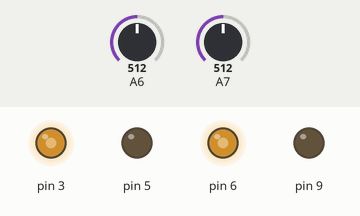
This sketch was run on a simulated Arduino Uno, built with avr-gcc and run on an emulated ATmega328P. On the bench: output pins drawn as LEDs (lit = HIGH). Dashed ring = blinking. Inputs (shaded band) come from the test bench; at power-on: A6 = 512, A7 = 512.

Above: at 1.2 s.
1.3 s: A6 set to 491
At 2.0 s:
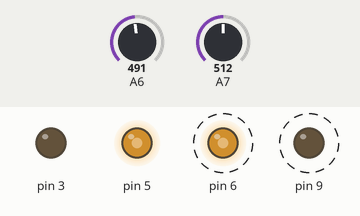
4.3 s: A7 set to 489
At 5.7 s:
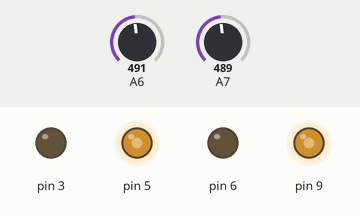
6.0 s: A6 set to 511
At 6.7 s:
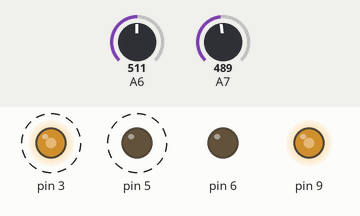
9.0 s: A6 set to 306
At 9.6 s:
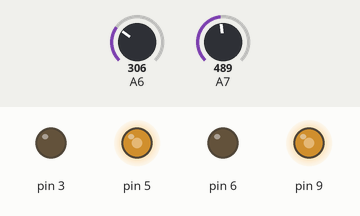
10.7 s: A6 set to 716
At 11.4 s:
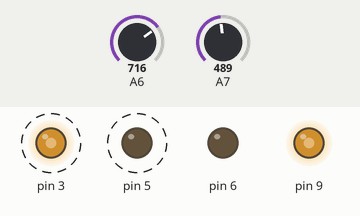
Timing chart, 0 to 14.7 s (numbered marks = the images above; inputs shaded):
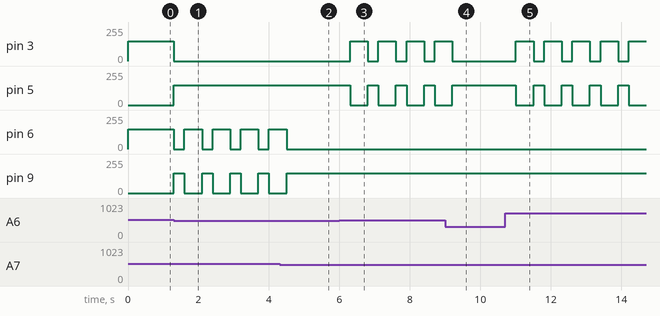

The sketch:

POPBOT_6_1.ino
```cpp
int Ref = 500;
int Izq, Der;

void setup() {
  pinMode(3, OUTPUT);
  pinMode(5, OUTPUT);
  pinMode(6, OUTPUT);
  pinMode(9, OUTPUT);

}


void avanza(int speeds) {
  analogWrite(3, speeds);  // rueda izquierda avanza a la velocidad de 0-255
  digitalWrite(5, LOW);
  analogWrite(6, speeds);  //rueda derecha avanza a la velocidad de 0-255
  digitalWrite(9, LOW);
}

void retrocede(int speeds) {
  digitalWrite(3, LOW);  // rueda izquierda avanza a la velocidad de 0-255
  analogWrite(5, speeds);
  digitalWrite(6, LOW);  //rueda derecha avanza a la velocidad de 0-255
  analogWrite(9, speeds);
}


void giro_izq(int speeds) {
  digitalWrite(3, LOW);  // rueda izquierda avanza a la velocidad de 0-255
  analogWrite(5, speeds);
  analogWrite(6, speeds);  //rueda derecha avanza a la velocidad de 0-255
  digitalWrite(9, LOW);
}


void giro_der(int speeds) {
  analogWrite(3, speeds);  // rueda izquierda avanza a la velocidad de 0-255
  digitalWrite(5, LOW);
  digitalWrite(6, LOW);  //rueda derecha avanza a la velocidad de 0-255
  analogWrite(9, speeds);
}

void loop() {
  Izq = analogRead(7);
  Der = analogRead(6);
  if (Izq > Ref && Der > Ref) {
    avanza(150);
  }
  else if (Izq < Ref && Der < Ref) {
    retrocede(150);
    delay(100);
  }
  else if (Izq < Ref) {
    retrocede(150); delay(300);
    giro_der(150); delay(500);
  }
  else if (Der < Ref) {
    retrocede(150); delay(300);
    giro_izq(150); delay(500);
  }
}
```

Measured:
- the behaviour switches between 500 and 499 on A6 (found by bisection; images 0 and 1)
- the behaviour switches between 500 and 499 on A7 (found by bisection; images 1 and 2)
- after the input at 1.3 s, pin 3: 150/255 → 0/255 at once; pin 5: 0/255 → 150/255 at once; pin 6: alternates 150/255 for 0.50 s and 0/255 for 0.30 s, starting at once; pin 9: alternates 150/255 for 0.30 s and 0/255 for 0.50 s, starting at once
- after the input at 4.3 s, pin 6: goes on until 4.5 s, then stays 0/255; pin 9: goes on until 4.5 s, then stays 150/255
- after the input at 6.0 s, pin 3: alternates 150/255 for 0.50 s and 0/255 for 0.30 s, starting after 0.30 s; pin 5: alternates 150/255 for 0.30 s and 0/255 for 0.50 s, starting after 0.30 s
- after the input at 9.0 s, pin 3: goes on until 9.2 s, then stays 0/255; pin 5: goes on until 9.2 s, then stays 150/255
- after the input at 10.7 s, pin 3: alternates 150/255 for 0.50 s and 0/255 for 0.30 s, starting after 0.31 s; pin 5: alternates 150/255 for 0.30 s and 0/255 for 0.50 s, starting after 0.31 s
